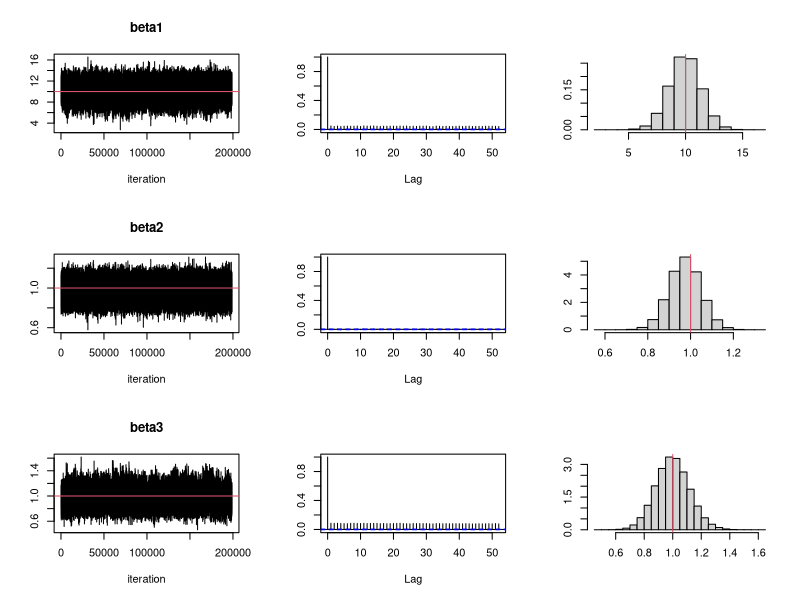
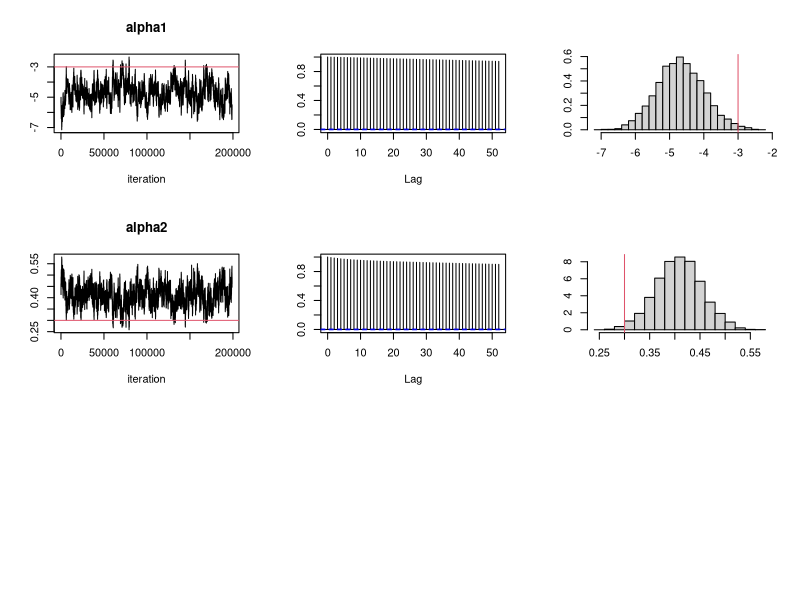

Generate these figures, in order, with R:
#
# heterosked1.R
# heteroskedasticity
#
set.seed(23457)
n <- 100
beta <- c(10,1,1)
alpha <- c(-3,0.3)

alpha[2]
beta[3]

x2 <- runif(n,min=10,max=20)
x3 <- runif(n,min=5,max=10)
cbind(x2,x3)

# heterskedastic variance as a function of x2
sig2 <- exp(alpha[1] + alpha[2]*x2)
sig = sqrt(sig2)

y <- beta[1] + beta[3]*x2 + beta[3]*x3 + rnorm(n,mean=0,sd=sig)

# Suppose we wish to model the heterosked. as exp(a1 + a2*x2)
# (i.e. somehow we know the right variable and the exact form!)


# Generalized least squares
r1 <- lm(y~x2+x3)
ehat <- r1$residuals

q <- log(ehat^2)
z <- cbind(rep(1,n),x2)
ahat <- solve(t(z)%*%z)%*%t(z)%*%q
lm(q~x2)

sh2 <- exp(z%*%ahat)

cbind(sig2,sh2)

V <- diag(n)
diag(V) <- sh2
Vi = solve(V)


X <- cbind(rep(1,n),x2,x3)
k = ncol(X)
bhols <- solve(t(X)%*%X)%*%t(X)%*%y
bhgls <- solve(t(X)%*%Vi%*%X)%*%t(X)%*%Vi%*%y
sh2gls <- t(y - X%*%bhgls)%*%Vi%*%(y - X%*%bhgls)/(n-k)
sh2g = as.numeric(sh2gls)
covbgls <- sh2g*solve(t(X)%*%Vi%*%X)
sebgls <-sqrt(diag(covbgls))


# Since we generated the data ourselves, we can compare with the 
# covariance matrix based on the actual values of the parameters

# "Infeasible GLS"  Vk = known cov. matrix

Vk <- diag(n)
diag(Vk) <- sig2
Vki = solve(Vk)
bkgls <- solve(t(X)%*%Vki%*%X)%*%t(X)%*%Vki%*%y
covbgls <- solve(t(X)%*%Vki%*%X)
sebgls <-sqrt(diag(covbgls))

# BP test for heterosked.
sh2ols <- t(y - X%*%bhols)%*%(y - X%*%bhols)/n
checksh2 <- t(ehat)%*%ehat/n

bpy <- ehat^2/sh2ols
rbp <-lm(bpy~x2)
ebp <- rbp$residuals
mbpy = mean(bpy)
tss = sum((bpy-mbpy)^2)
rss = t(ebp)%*%ebp
bplm <- 0.5*(tss - rss)
lmpval <- 1 - pchisq(bplm, df=1)


# nonlinear ML estimation - not correct (for ahml most likely), fix!!?

R = 100
bhml = rep(0,R*k)
dim(bhml) <- c(R,k)
p = length(ahat)
ahml = rep(0,R*p)
dim(ahml) <- c(R,p)
bhml[1,] <- t(bhgls)
ahml[1,] <- t(ahat)

for (i in 2:R) {
s2 <- exp(z%*%ahml[i-1,])
diag(V) <- s2
Vi = solve(V)

bhi <- bhml[i-1,] + solve(t(X)%*%Vi%*%X)%*%t(X)%*%Vi%*%(y - X%*%bhml[i-1,])
bhml[i,] <- bhi

ahpart = exp(-z%*%ahml[i-1,])*(y - X%*%bhi)*(y - X%*%bhi) - 1
Zy <- c(z[,1]%*%ahpart, z[,2]%*%ahpart)
ZZi <- solve(t(z)%*%z)
ahi <- ahml[i-1,] + ZZi%*%Zy
ahml[i,] <- ahi
}


# Bayesian inference
p = length(bhols)
q = length(ahat)

# prior
b0        = rep(0,p)
V0        = diag(100,p)
a0        = rep(0,p)
C0        = diag(100,p)
iV0       = solve(V0)
iV0b0     = iV0%*%b0
iC0       = solve(C0)
iC0a0     = iC0%*%a0

# Initial values
x = X
ols   = lm(y~x-1)
b     = ols$coef
e     = y-x%*%b
a <- ahat

# MCMC
sd    = 0.1
burn  = 1000
R     = 200000
niter = burn+R
bs    = matrix(0,niter,p)
as    = matrix(0,niter,q)
for (iter in 1:niter){
A  = exp(z%*%a/2)
  y1 = y/A
  x1 = x/matrix(A,n,p)  
  V1 = solve(iV0+t(x1)%*%x1)
  b1 = V1%*%(iV0b0+t(x1)%*%y1)
  b  = b1+t(chol(V1))%*%rnorm(p)
  e  = y-x%*%b
  a1 = rnorm(q,a,sd)
  la = sum(dnorm(e,0,exp(z%*%a1/2),log=TRUE))-sum(dnorm(e,0,exp(z%*%a/2),log=TRUE))
  if (log(runif(1))<la){
    a = a1
  }
  bs[iter,]   = t(b)
  as[iter,]   = t(a)
}
bs = bs[(burn+1):R,]
as = as[(burn+1):R,]


bmean <- apply(bs, 2, mean)
bsd <- apply(bs, 2, sd)
amean <- apply(as, 2, mean)
asd <- apply(as, 2, sd)

cbind(bmean,bsd)
cbind(amean,asd)

par(mfrow=c(p,3))
for (i in 1:p){
  ts.plot(bs[,i],ylab="",xlab="iteration",main=paste("beta",i,sep=""))
  abline(h=beta[i],col=2)
  acf(bs[,i],ylab="",main="")
  hist(bs[,i],prob=T,xlab="",ylab="",main="")
  abline(v=beta[i],col=2)
}


for (i in 1:q){
  ts.plot(as[,i],ylab="",xlab="iteration",main=paste("alpha",i,sep=""))
  abline(h=alpha[i],col=2)
  acf(as[,i],ylab="",main="")
  hist(as[,i],prob=T,xlab="",ylab="",main="")
  abline(v=alpha[i],col=2)
}





